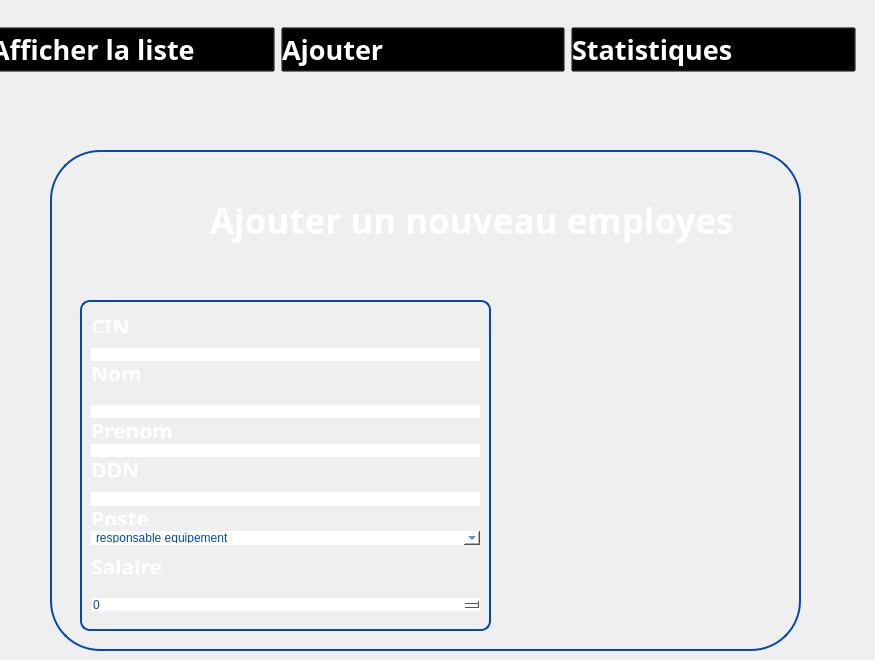
   <widget class="QWidget" name="ajoutemploye">
    <widget class="QGroupBox" name="groupBox_38">
     <property name="geometry">
      <rect>
       <x>50</x>
       <y>150</y>
       <width>751</width>
       <height>501</height>
      </rect>
     </property>
     <property name="styleSheet">
      <string notr="true">QGroupBox {
	border-radius:50px;
    border: 2px solid #0447AF; /* Red border */
}
</string>
     </property>
     <property name="title">
      <string/>
     </property>
     <widget class="QLabel" name="label_112">
      <property name="geometry">
       <rect>
        <x>190</x>
        <y>30</y>
        <width>51</width>
        <height>51</height>
       </rect>
      </property>
      <property name="text">
       <string/>
      </property>
      <property name="pixmap">
       <pixmap>../../Downloads/wetransfer_gestion-de-formations_2024-02-16_1550/icons/client.png</pixmap>
      </property>
      <property name="scaledContents">
       <bool>true</bool>
      </property>
     </widget>
     <widget class="QLabel" name="label_113">
      <property name="geometry">
       <rect>
        <x>160</x>
        <y>40</y>
        <width>671</width>
        <height>61</height>
       </rect>
      </property>
      <property name="font">
       <font>
        <family>Plus Jakarta Sans</family>
        <pointsize>26</pointsize>
        <weight>75</weight>
        <bold>true</bold>
       </font>
      </property>
      <property name="styleSheet">
       <string notr="true">color:white;
    background: transparent;
</string>
      </property>
      <property name="text">
       <string>Ajouter un nouveau employes</string>
      </property>
     </widget>
     <widget class="QLabel" name="label_117">
      <property name="geometry">
       <rect>
        <x>70</x>
        <y>20</y>
        <width>81</width>
        <height>81</height>
       </rect>
      </property>
      <property name="text">
       <string/>
      </property>
      <property name="pixmap">
       <pixmap>:/Desktop/imageprojetcpp/gestion-de-projet.png</pixmap>
      </property>
      <property name="scaledContents">
       <bool>true</bool>
      </property>
     </widget>
     <widget class="QGroupBox" name="verticalGroupBox_9">
      <property name="geometry">
       <rect>
        <x>30</x>
        <y>150</y>
        <width>411</width>
        <height>331</height>
       </rect>
      </property>
      <property name="styleSheet">
       <string notr="true">	border-radius:10px;
color:white;</string>
      </property>
      <layout class="QVBoxLayout" name="verticalLayout_9">
       <item>
        <widget class="Line" name="line_53">
         <property name="orientation">
          <enum>Qt::Horizontal</enum>
         </property>
        </widget>
       </item>
       <item>
        <widget class="QLabel" name="label_120">
         <property name="font">
          <font>
           <family>Gill Sans MT</family>
           <pointsize>16</pointsize>
           <weight>75</weight>
           <bold>true</bold>
          </font>
         </property>
         <property name="styleSheet">
          <string notr="true">color:white;</string>
         </property>
         <property name="text">
          <string>CIN</string>
         </property>
        </widget>
       </item>
       <item>
        <widget class="Line" name="line_54">
         <property name="orientation">
          <enum>Qt::Horizontal</enum>
         </property>
        </widget>
       </item>
       <item>
        <widget class="QLineEdit" name="lineEdit_21">
         <property name="styleSheet">
          <string notr="true">color:rgb(0,73,174);
background:white;</string>
         </property>
        </widget>
       </item>
       <item>
        <widget class="QLabel" name="label_121">
         <property name="font">
          <font>
           <family>Gill Sans MT</family>
           <pointsize>16</pointsize>
           <weight>75</weight>
           <bold>true</bold>
          </font>
         </property>
         <property name="styleSheet">
          <string notr="true">color:white;</string>
         </property>
         <property name="text">
          <string>Nom</string>
         </property>
        </widget>
       </item>
       <item>
        <widget class="Line" name="line_55">
         <property name="orientation">
          <enum>Qt::Horizontal</enum>
         </property>
        </widget>
       </item>
       <item>
        <widget class="Line" name="line_56">
         <property name="orientation">
          <enum>Qt::Horizontal</enum>
         </property>
        </widget>
       </item>
       <item>
        <widget class="QLineEdit" name="lineEdit_22">
         <property name="styleSheet">
          <string notr="true">color:rgb(0,73,174);
background:white;</string>
         </property>
        </widget>
       </item>
       <item>
        <widget class="QLabel" name="label_129">
         <property name="font">
          <font>
           <family>Gill Sans MT</family>
           <pointsize>16</pointsize>
           <weight>75</weight>
           <bold>true</bold>
          </font>
         </property>
         <property name="styleSheet">
          <string notr="true">color:white;</string>
         </property>
         <property name="text">
          <string>Prenom</string>
         </property>
        </widget>
       </item>
       <item>
        <widget class="QLineEdit" name="lineEdit_23">
         <property name="styleSheet">
          <string notr="true">color:rgb(0,73,174);
background:white;</string>
         </property>
        </widget>
       </item>
       <item>
        <widget class="QLabel" name="label_122">
         <property name="font">
          <font>
           <family>Gill Sans MT</family>
           <pointsize>16</pointsize>
           <weight>75</weight>
           <bold>true</bold>
          </font>
         </property>
         <property name="styleSheet">
          <string notr="true">color:white;</string>
         </property>
         <property name="text">
          <string>DDN</string>
         </property>
        </widget>
       </item>
       <item>
        <widget class="Line" name="line_57">
         <property name="orientation">
          <enum>Qt::Horizontal</enum>
         </property>
        </widget>
       </item>
       <item>
        <widget class="QLineEdit" name="lineEdit_27">
         <property name="styleSheet">
          <string notr="true">color:rgb(0,73,174);
background:white;</string>
         </property>
        </widget>
       </item>
       <item>
        <widget class="QLabel" name="label_123">
         <property name="font">
          <font>
           <family>Gill Sans MT</family>
           <pointsize>16</pointsize>
           <weight>75</weight>
           <bold>true</bold>
          </font>
         </property>
         <property name="styleSheet">
          <string notr="true">color:white;</string>
         </property>
         <property name="text">
          <string>Poste</string>
         </property>
        </widget>
       </item>
       <item>
        <widget class="QComboBox" name="comboBox_6">
         <property name="styleSheet">
          <string notr="true">color:rgb(0,73,174);
background:white;</string>
         </property>
         <item>
          <property name="text">
           <string>responsable equipement </string>
          </property>
         </item>
         <item>
          <property name="text">
           <string>formateur</string>
          </property>
         </item>
         <item>
          <property name="text">
           <string>responsable equipement</string>
          </property>
         </item>
        </widget>
       </item>
       <item>
        <widget class="Line" name="line_58">
         <property name="orientation">
          <enum>Qt::Horizontal</enum>
         </property>
        </widget>
       </item>
       <item>
        <widget class="QLabel" name="label_124">
         <property name="font">
          <font>
           <family>Gill Sans MT</family>
           <pointsize>16</pointsize>
           <weight>75</weight>
           <bold>true</bold>
          </font>
         </property>
         <property name="styleSheet">
          <string notr="true">color:white;</string>
         </property>
         <property name="text">
          <string>Salaire</string>
         </property>
        </widget>
       </item>
       <item>
        <widget class="Line" name="line_59">
         <property name="orientation">
          <enum>Qt::Horizontal</enum>
         </property>
        </widget>
       </item>
       <item>
        <widget class="Line" name="line_60">
         <property name="orientation">
          <enum>Qt::Horizontal</enum>
         </property>
        </widget>
       </item>
       <item>
        <widget class="QSpinBox" name="spinBox_12">
         <property name="styleSheet">
          <string notr="true">color:rgb(0,73,174);
background:white;</string>
         </property>
         <property name="maximum">
          <number>5000</number>
         </property>
         <property name="singleStep">
          <number>100</number>
         </property>
        </widget>
       </item>
       <item>
        <widget class="Line" name="line_61">
         <property name="orientation">
          <enum>Qt::Horizontal</enum>
         </property>
        </widget>
       </item>
      </layout>
     </widget>
    </widget>
    <widget class="QWidget" name="horizontalLayoutWidget_14">
     <property name="geometry">
      <rect>
       <x>-10</x>
       <y>10</y>
       <width>866</width>
       <height>80</height>
      </rect>
     </property>
     <layout class="QHBoxLayout" name="horizontalLayout_17">
      <item>
       <widget class="QPushButton" name="pushButton_120">
        <property name="font">
         <font>
          <family>Gill Sans MT</family>
          <pointsize>20</pointsize>
          <weight>75</weight>
          <bold>true</bold>
         </font>
        </property>
        <property name="styleSheet">
         <string notr="true">QPushButton:hover {
    color: blue;
    background: transparent;
}

QPushButton {
    text-align: left;
    background: transparent;
    color: rgb(255,255,255);
}
</string>
        </property>
        <property name="text">
         <string>Afficher la liste</string>
        </property>
        <property name="icon">
         <iconset>
          <normaloff>../../Downloads/wetransfer_icons_2024-02-06_1419/icons/liste-de-controle.png</normaloff>../../Downloads/wetransfer_icons_2024-02-06_1419/icons/liste-de-controle.png</iconset>
        </property>
        <property name="iconSize">
         <size>
          <width>50</width>
          <height>46</height>
         </size>
        </property>
       </widget>
      </item>
      <item>
       <widget class="QPushButton" name="pushButton_121">
        <property name="font">
         <font>
          <family>Gill Sans MT</family>
          <pointsize>20</pointsize>
          <weight>75</weight>
          <bold>true</bold>
         </font>
        </property>
        <property name="styleSheet">
         <string notr="true">QPushButton:hover {
    color: blue;
    background: transparent;
}

QPushButton {
    text-align: left;
    background: transparent;
    color: rgb(255,255,255);
}
</string>
        </property>
        <property name="text">
         <string>Ajouter </string>
        </property>
        <property name="icon">
         <iconset>
          <normaloff>../../Downloads/wetransfer_icons_2024-02-06_1419/icons/image (3).png</normaloff>../../Downloads/wetransfer_icons_2024-02-06_1419/icons/image (3).png</iconset>
        </property>
        <property name="iconSize">
         <size>
          <width>50</width>
          <height>46</height>
         </size>
        </property>
       </widget>
      </item>
      <item>
       <widget class="QPushButton" name="pushButton_122">
        <property name="font">
         <font>
          <family>Gill Sans MT</family>
          <pointsize>20</pointsize>
          <weight>75</weight>
          <bold>true</bold>
         </font>
        </property>
        <property name="styleSheet">
         <string notr="true">QPushButton:hover {
    color: blue;
    background: transparent;
}

QPushButton {
    text-align: left;
    background: transparent;
    color: rgb(255,255,255);
}

</string>
        </property>
        <property name="text">
         <string>Statistiques</string>
        </property>
        <property name="icon">
         <iconset>
          <normaloff>../../Downloads/wetransfer_icons_2024-02-06_1419/icons/image (2).png</normaloff>../../Downloads/wetransfer_icons_2024-02-06_1419/icons/image (2).png</iconset>
        </property>
        <property name="iconSize">
         <size>
          <width>50</width>
          <height>46</height>
         </size>
        </property>
       </widget>
      </item>
     </layout>
    </widget>
   </widget>
